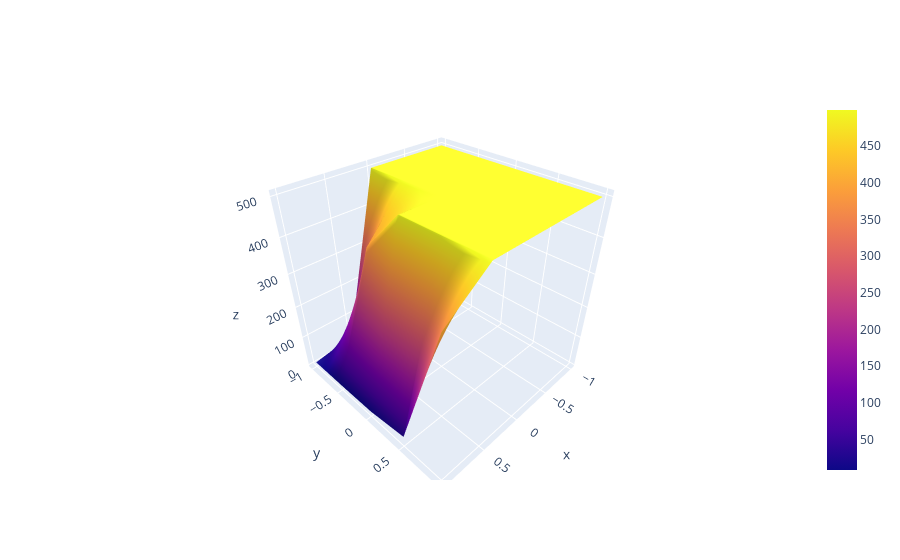

Notebook cell for this chart:
### Code cell
import pandas as pd
from reward_surfaces import plotting
import matplotlib.pyplot as plt
import numpy as np
import matplotlib.cm as cm
import plotly.graph_objects as go
import pickle

# plotting.plot_plane()
data = pd.read_csv(runs / run_id / "surface" / "results.csv")
data = data.sort_values(["dim0", "dim1"])
# data
x, y, z = data["dim0"], data["dim1"], data["episode_rewards"]
n = np.floor(np.sqrt(len(x))).astype(int)
print(x.sort_values())
X = np.reshape(x[: n**2], (n, n))
Y = np.reshape(y[: n**2], (n, n))
Z = np.reshape(z[: n**2], (n, n))
# print(X.shape)
# print(np.sin(np.meshgrid(x, y)).shape)
# X = pickle.load(open("/home/mattis/git/sem5/reward_landscapes/test_X.pkl", "rb"))
# Y = pickle.load(open("/home/mattis/git/sem5/reward_landscapes/test_Y.pkl", "rb"))
# Z = pickle.load(open("/home/mattis/git/sem5/reward_landscapes/test_Z.pkl", "rb"))
# print(Z)
fig = go.Figure(data=[go.Surface(x=X, y=Y, z=Z)])
fig.show()
# fig.show(figsize=(4,4))
# print(Z)
# fig, ax = plt.subplots(subplot_kw={"projection": "3d"})
# ax.plot_surface(X, Y, Z, rstride=1, cstride=1, cmap=cm.coolwarm)

### Figure 1 — Plotly figure (JSON) as saved in the notebook; plotly's stock layout.template omitted (floating-point values rounded to 4 significant figures)
{"data": [{"type": "surface", "x": [[-1.0, -1.0, -1.0, -1.0, -1.0], [-0.5, -0.5, -0.5, -0.5, -0.5], [0.0, 0.0, 0.0, 0.0, 0.0], [0.5, 0.5, 0.5, 0.5, 0.5], [1.0, 1.0, 1.0, 1.0, 1.0]], "y": [[-1.0, -0.5, 0.0, 0.5, 1.0], [-1.0, -0.5, 0.0, 0.5, 1.0], [-1.0, -0.5, 0.0, 0.5, 1.0], [-1.0, -0.5, 0.0, 0.5, 1.0], [-1.0, -0.5, 0.0, 0.5, 1.0]], "z": [[499.0, 499.0, 499.0, 499.0, 499.0], [499.0, 499.0, 499.0, 499.0, 499.0], [499.0, 499.0, 499.0, 499.0, 499.0], [29.72, 373.4, 499.0, 499.0, 499.0], [8.531, 8.546, 10.47, 27.14, 414.2]]}], "layout": {}}
